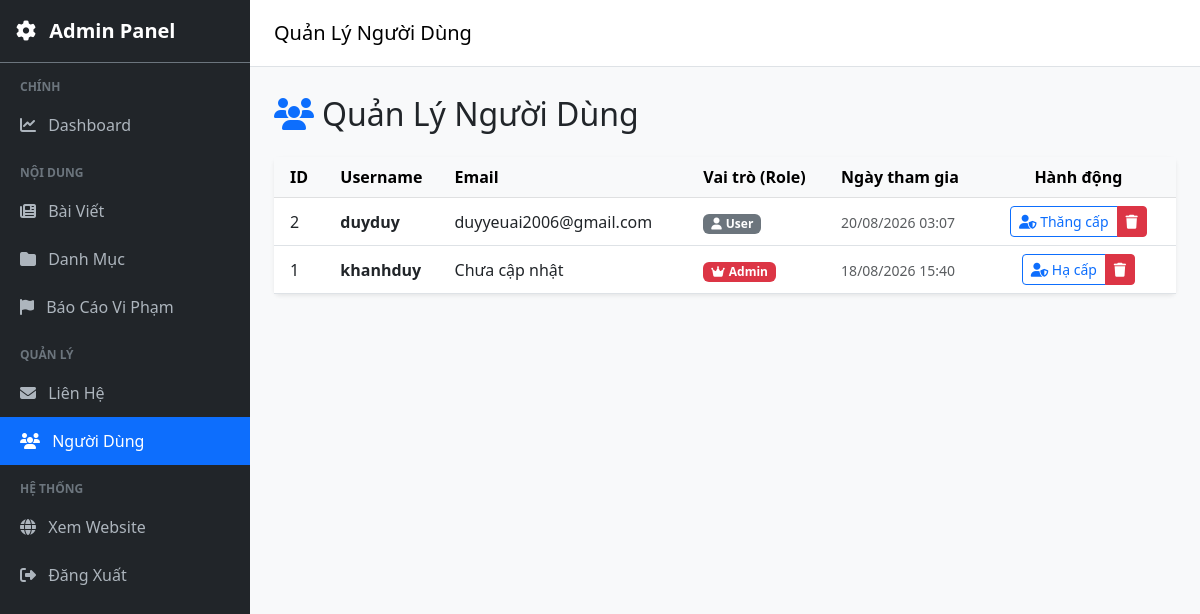
/admin/users.php, run on the app's committed database.
### tables this page shows
CREATE TABLE `users` (
  `id` int(11) NOT NULL,
  `username` varchar(50) NOT NULL,
  `password` varchar(255) NOT NULL,
  `role` varchar(20) DEFAULT 'user',
  `created_at` timestamp NOT NULL DEFAULT current_timestamp(),
  `email` varchar(255) DEFAULT NULL
);

### admin/users.php (the view, shortened to what this page needs)
<?php
require_once '../config/db.php';
$stmt = $pdo->query("SELECT * FROM users ORDER BY id DESC");
$users = $stmt->fetchAll(PDO::FETCH_ASSOC);
require_once 'admin_layout.php';
?>
<div class="d-flex justify-content-between align-items-center mb-4 mt-1">
    <h2 class="mb-0"><i class="fa-solid fa-users me-2 text-primary"></i>Quản Lý Người Dùng</h2>
</div>
<div class="card shadow-sm border-0">
    <div class="card-body p-0">
        <div class="table-responsive">
            <table class="table table-hover align-middle mb-0">
                <thead class="table-light">
                    <tr>
                        <th class="px-3">ID</th>
                        <th>Username</th>
                        <th>Email</th>
                        <th>Vai trò (Role)</th>
                        <th>Ngày tham gia</th>
                        <th class="text-center pe-3">Hành động</th>
                    </tr>
                </thead>
                <tbody>
                    <?php if (!empty($users)): ?>
                        <?php foreach ($users as $u): ?>
                            <tr>
                                <td class="px-3"><?= $u['id'] ?></td>
                                <td><strong><?= htmlspecialchars($u['username']) ?></strong></td>
                                <td><?= htmlspecialchars($u['email'] ?? 'Chưa cập nhật') ?></td>
                                <td>
                                    <?php if ($u['role'] === 'admin'): ?>
                                        <span class="badge bg-danger px-2 py-1"><i class="fa-solid fa-crown me-1"></i>Admin</span>
                                    <?php else: ?>
                                        <span class="badge bg-secondary px-2 py-1"><i class="fa-solid fa-user me-1"></i>User</span>
                                    <?php endif; ?>
                                </td>
                                <td><small class="text-muted"><?= date('d/m/Y H:i', strtotime($u['created_at'])) ?></small></td>
                                <td class="text-center pe-3">
                                    <div class="btn-group btn-group-sm">
                                        <a href="users.php?action=toggle_role&id=<?= $u['id'] ?>&role=<?= $u['role'] ?>" class="btn btn-outline-primary" title="Đổi quyền">
                                            <i class="fa-solid fa-user-shield"></i> <?= $u['role'] === 'admin' ? 'Hạ cấp' : 'Thăng cấp' ?>
                                        </a>
                                        <a href="users.php?action=delete&id=<?= $u['id'] ?>" class="btn btn-danger" onclick="return confirm('Ní chắc chắn muốn xóa tài khoản này?')" title="Xóa">
                                            <i class="fa-solid fa-trash"></i>
                                        </a>
                                    </div>
                                </td>
                            </tr>
                        <?php endforeach; ?>
                    <?php else: ?>
                        <tr><td colspan="6" class="text-center py-4 text-muted">Chưa có người dùng nào!</td></tr>
                    <?php endif; ?>
                </tbody>
            </table>
        </div>
    </div>
</div>
<?php require_once 'admin_layout_end.php'; ?>

### admin/admin_layout.php (style rules this page uses)
body { background-color: #f8f9fa; }

### data on the page
users: id "2", username "duyduy", email "duyyeuai2006@gmail.com", role "user" (drawn), created_at "20/08/2026 03:07"
users: id "1", username "khanhduy", email "Chưa cập nhật", role "admin" (drawn), created_at "18/08/2026 15:40"

### other printed values
$page_title "Quản Lý Người Dùng"
